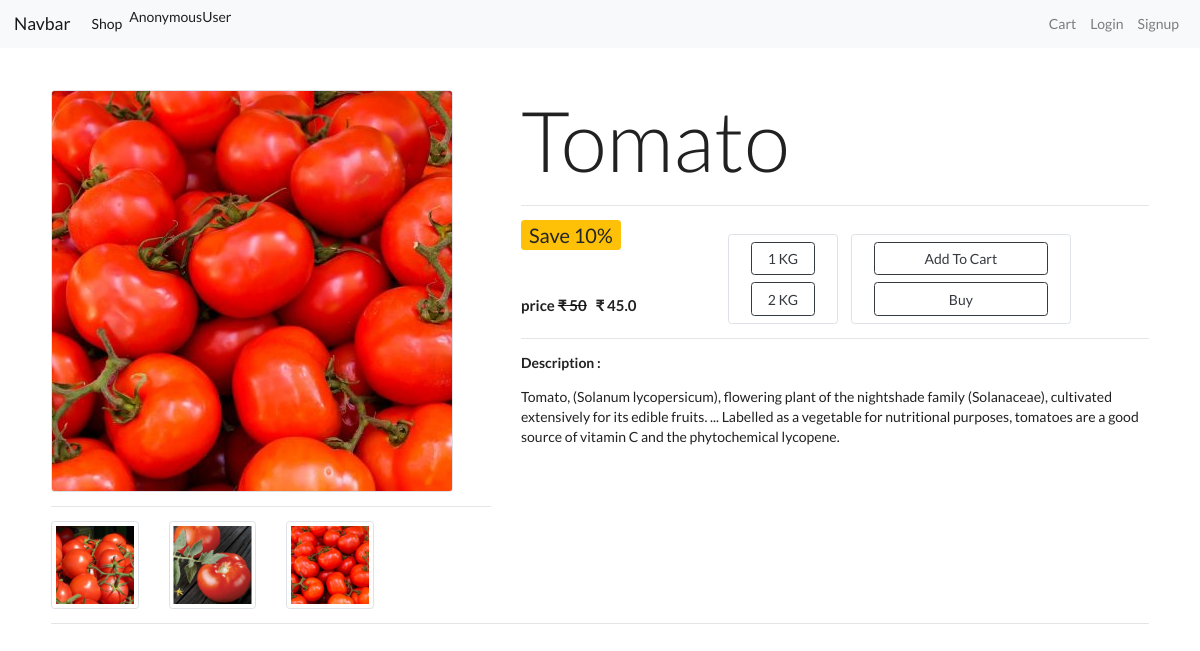
/product/5, run on the app's committed database.
### app/models.py (models this page shows)
class product(models.Model):
    name=models.CharField(max_length=50)
    discription=models.CharField(max_length=500 )
    price=models.IntegerField(default=0)
    active = models.BooleanField(default=True)
    discount=models.IntegerField(default=0)
    file = models.FileField(upload_to='uploads/files',blank=True)
    thumbnil=models.ImageField(upload_to="uploads/thumbnils")
    link=models.CharField(null=True,blank=True,max_length=200)
    fileSize=models.CharField(null=True,max_length=10)
    Quantity=models.IntegerField(default=1)

class ProductImages(models.Model):
    product=models.ForeignKey(product,default=None,on_delete=models.CASCADE)
    image=models.ImageField(upload_to="uploads/images",blank=True)

### app/views.py (the view)
# urls.py: path('product/<int:product_id>',productDetails,name='details'),
def productDetails(request,product_id):
    products=product.objects.get(id=product_id)
    images=ProductImages.objects.filter(product=product_id)
    return render(request,"product_detail.html",{'products':products, 'images':images})

### app/templatetags/custom_filters.py (called while the page is built)
@register.filter(name='rupee')
def addRupeeSign(value):
    return f'₹ {value}'

@register.filter(name='sale_price')
def getSalePrice(product):
    if (product.Quantity==1):
        return (product.price - (product.price * (product.discount/100)))
    elif(product.Quantity==2):
        return((product.price - (product.price * (product.discount/100)))*2)
    elif(product.Quantity==0.50):
        return((product.price - (product.price * (product.discount/100)))/2)

### app/templates/product_detail.html (shortened to what this page needs)
{% extends 'base.html' %}
{% load custom_filters %}
{% block content %}
<div class='container mt-4 p-4'>
    <div class="row">
        <div class='col-5'>
            <img id="mainImage" src="{{products.thumbnil.url}}" class="img-fluid border rounded"/>
            <hr/>
            <div class='row'>
                {% for image in images %}
                    <div class="col-3">
                        <img onclick="changeImage(event)" class="img-thumbnail"  src="{{image.image.url}}"/>
                    </div>
                {%endfor%}
            </div>
        </div>
        <div class='col-7'>
            <h4 class='display-1'>{{products.name}}</h4>
            <hr/>
            <div class='row'>
            <div class="col-4">
                <p class='display-8 badge badge-warning'>Save {{products.discount}}%</p>
                <h4 id="pro">price <del>{{products.price |rupee}}</del> &nbsp; {{products |sale_price |rupee}}</h4>
            </div>    &nbsp
            <div class='col-2 border rounded mt-3'>
                <div class='p-2'>
                    <a href="" class= "btn btn-outline-dark btn-block " id="one">1 KG</a>
                    <a href="" class= "btn btn-outline-dark btn-block">2 KG</a>
                </div>
            </div>
            <div class='col-4 border rounded mt-3'>
                <div class='p-2'>
                    <a href="" class= "btn btn-outline-dark btn-block">Add To Cart</a>
                    <a href="" class= "btn btn-outline-dark btn-block">Buy</a>
                </div>
            </div>
            </div>
            <hr/>
            <p><b>Description :</b></p>
            <p>
                {{products.discription}}
            </p>
        </div>
    </div>
    <hr/>
</div>
{%load static%}
{% endblock %}

### app/static/app/css/common.css (style rules this page uses)
.display-8 { font-size: 20px; font-weight: 400; }

### data on the page
product: thumbnil (picture), name "Tomato", discount "10", price "₹ 50", Quantity+price+discount "₹ 45.0", discription "Tomato, (Solanum lycopersicum), flowering plant of the nightshade family (Solanaceae), cultivated extensively for its edible fruits. ... Labelled as a vegetable for nutritional purposes, tomatoes are a good source of vitamin C and the phytochemical lycopene."
ProductImages: image (picture)
ProductImages: image (picture)
ProductImages: image (picture)

### other printed values
{{ request.user }} "AnonymousUser"
